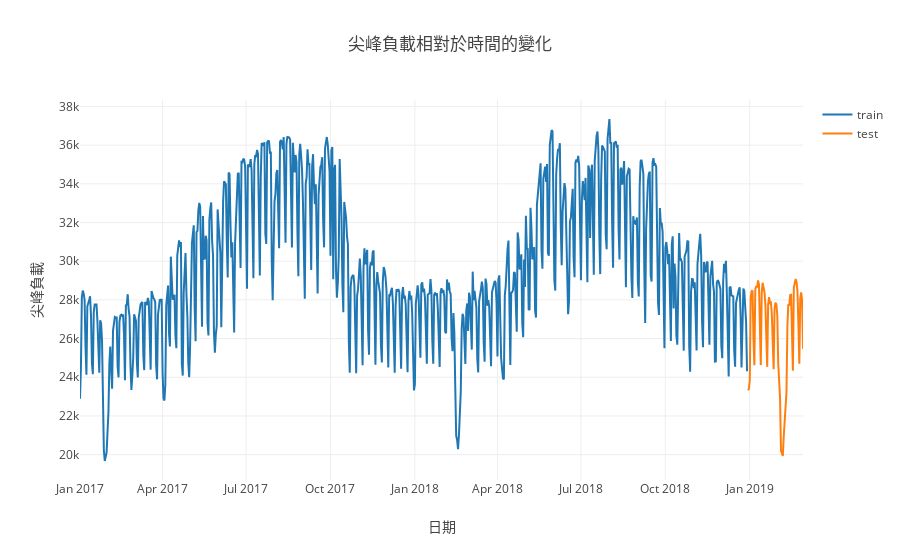

Write notebook code for a chart like this one.
### Markdown cell above
使用 2017 與 2018 的資料當作訓練集，2019 的資料當作測試集。

### Code cell
split_date = pd.Timestamp('2018-12-29')
train = df.loc[df['日期'] <= split_date]
test = df.loc[df['日期'] > split_date]
trace_train = go.Scatter(x=train['日期'], y=train['尖峰負載(MW)'], name='train')
trace_test = go.Scatter(x=test['日期'], y=test['尖峰負載(MW)'], name='test')
layout = go.Layout(
    title = '尖峰負載相對於時間的變化',
    xaxis = dict(title = '日期'),
    yaxis = dict(title = '尖峰負載')
)
fig = go.Figure(data=[trace_train, trace_test], layout=layout)
iplot(fig)

### Figure 1 — Plotly figure (JSON) as saved in the notebook; plotly's stock layout.template omitted (floating-point values rounded to 4 significant figures; data arrays with more than 128 entries replaced by an {"elided": "..."} marker saying what was removed)
{"data": [{"name": "train", "type": "scatter", "uid": "609ecfeb-1792-4ecc-84d3-300c77de16fb", "x": {"elided": "728 str values"}, "y": {"elided": "728 int values"}}, {"name": "test", "type": "scatter", "uid": "05557985-61a5-4987-b6f9-e97e5bc96764", "x": ["2018-12-30", "2018-12-31", "2019-01-01", "2019-01-02", "2019-01-03", "2019-01-04", "2019-01-05", "2019-01-06", "2019-01-07", "2019-01-08", "2019-01-09", "2019-01-10", "2019-01-11", "2019-01-12", "2019-01-13", "2019-01-14", "2019-01-15", "2019-01-16", "2019-01-17", "2019-01-18", "2019-01-19", "2019-01-20", "2019-01-21", "2019-01-22", "2019-01-23", "2019-01-24", "2019-01-25", "2019-01-26", "2019-01-27", "2019-01-28", "2019-01-29", "2019-01-30", "2019-01-31", "2019-02-01", "2019-02-02", "2019-02-03", "2019-02-04", "2019-02-05", "2019-02-06", "2019-02-07", "2019-02-08", "2019-02-09", "2019-02-10", "2019-02-11", "2019-02-12", "2019-02-13", "2019-02-14", "2019-02-15", "2019-02-16", "2019-02-17", "2019-02-18", "2019-02-19", "2019-02-20", "2019-02-21", "2019-02-22", "2019-02-23", "2019-02-24", "2019-02-25", "2019-02-26", "2019-02-27", "2019-02-28"], "y": [23326, 23399, 23872, 28148, 28452, 28490, 26054, 24617, 28536, 28719, 28641, 29006, 28798, 25905, 24629, 28348, 28887, 28649, 28395, 27756, 26477, 24539, 27739, 28140, 27838, 27863, 27296, 25282, 24414, 27557, 27858, 27760, 27181, 24709, 23382, 22915, 20214, 19992, 19936, 20938, 21581, 22436, 23236, 26667, 27768, 27699, 28250, 28262, 25432, 24343, 28645, 28876, 29078, 28912, 28420, 26723, 24694, 28084, 28390, 28013, 25472]}], "layout": {"title": {"text": "尖峰負載相對於時間的變化"}, "xaxis": {"title": {"text": "日期"}}, "yaxis": {"title": {"text": "尖峰負載"}}}}
